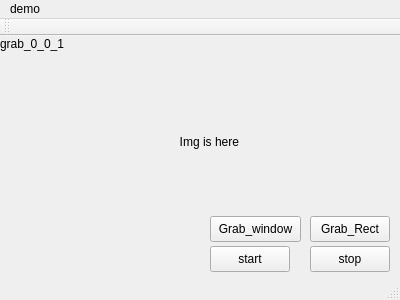
<?xml version="1.0" encoding="UTF-8"?>
<ui version="4.0">
 <class>MainTest</class>
 <widget class="QMainWindow" name="MainTest">
  <property name="geometry">
   <rect>
    <x>0</x>
    <y>0</y>
    <width>400</width>
    <height>300</height>
   </rect>
  </property>
  <property name="windowTitle">
   <string>MainTest</string>
  </property>
  <widget class="QWidget" name="centralWidget">
   <widget class="QLabel" name="label">
    <property name="geometry">
     <rect>
      <x>0</x>
      <y>0</y>
      <width>71</width>
      <height>16</height>
     </rect>
    </property>
    <property name="text">
     <string>grab_0_0_1</string>
    </property>
   </widget>
   <widget class="QLabel" name="label_2">
    <property name="geometry">
     <rect>
      <x>10</x>
      <y>20</y>
      <width>361</width>
      <height>171</height>
     </rect>
    </property>
    <property name="text">
     <string>                                                   Img is here</string>
    </property>
   </widget>
   <widget class="QPushButton" name="m_grab_rect">
    <property name="geometry">
     <rect>
      <x>310</x>
      <y>180</y>
      <width>80</width>
      <height>26</height>
     </rect>
    </property>
    <property name="text">
     <string>Grab_Rect</string>
    </property>
   </widget>
   <widget class="QPushButton" name="m_grab_window">
    <property name="geometry">
     <rect>
      <x>210</x>
      <y>180</y>
      <width>91</width>
      <height>26</height>
     </rect>
    </property>
    <property name="text">
     <string>Grab_window</string>
    </property>
   </widget>
   <widget class="QPushButton" name="start">
    <property name="geometry">
     <rect>
      <x>210</x>
      <y>210</y>
      <width>80</width>
      <height>26</height>
     </rect>
    </property>
    <property name="text">
     <string>start</string>
    </property>
   </widget>
   <widget class="QPushButton" name="stop">
    <property name="geometry">
     <rect>
      <x>310</x>
      <y>210</y>
      <width>80</width>
      <height>26</height>
     </rect>
    </property>
    <property name="text">
     <string>stop</string>
    </property>
   </widget>
  </widget>
  <widget class="QMenuBar" name="menuBar">
   <property name="geometry">
    <rect>
     <x>0</x>
     <y>0</y>
     <width>400</width>
     <height>23</height>
    </rect>
   </property>
   <widget class="QMenu" name="menuDemo">
    <property name="title">
     <string>demo</string>
    </property>
   </widget>
   <addaction name="menuDemo"/>
  </widget>
  <widget class="QToolBar" name="mainToolBar">
   <attribute name="toolBarArea">
    <enum>TopToolBarArea</enum>
   </attribute>
   <attribute name="toolBarBreak">
    <bool>false</bool>
   </attribute>
  </widget>
  <widget class="QStatusBar" name="statusBar"/>
 </widget>
 <layoutdefault spacing="6" margin="11"/>
 <resources/>
 <connections/>
</ui>
